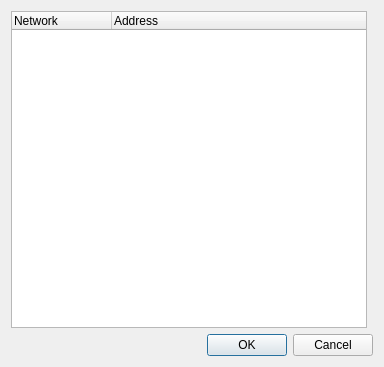
<?xml version="1.0" encoding="UTF-8"?>
<ui version="4.0">
 <class>ConfigureArtNet</class>
 <widget class="QDialog" name="ConfigureArtNet">
  <property name="geometry">
   <rect>
    <x>0</x>
    <y>0</y>
    <width>384</width>
    <height>367</height>
   </rect>
  </property>
  <property name="windowTitle">
   <string>Configure ArtNet Plugin</string>
  </property>
  <layout class="QGridLayout" name="gridLayout">
   <item row="1" column="0" colspan="2">
    <widget class="QDialogButtonBox" name="m_buttonBox">
     <property name="standardButtons">
      <set>QDialogButtonBox::Cancel|QDialogButtonBox::Ok</set>
     </property>
    </widget>
   </item>
   <item row="0" column="0">
    <widget class="QTreeWidget" name="m_outputTree">
     <property name="alternatingRowColors">
      <bool>true</bool>
     </property>
     <property name="rootIsDecorated">
      <bool>false</bool>
     </property>
     <column>
      <property name="text">
       <string>Network</string>
      </property>
     </column>
     <column>
      <property name="text">
       <string>Address</string>
      </property>
     </column>
    </widget>
   </item>
  </layout>
 </widget>
 <resources/>
 <connections>
  <connection>
   <sender>m_buttonBox</sender>
   <signal>accepted()</signal>
   <receiver>ConfigureArtNet</receiver>
   <slot>accept()</slot>
   <hints>
    <hint type="sourcelabel">
     <x>162</x>
     <y>75</y>
    </hint>
    <hint type="destinationlabel">
     <x>157</x>
     <y>274</y>
    </hint>
   </hints>
  </connection>
  <connection>
   <sender>m_buttonBox</sender>
   <signal>rejected()</signal>
   <receiver>ConfigureArtNet</receiver>
   <slot>reject()</slot>
   <hints>
    <hint type="sourcelabel">
     <x>266</x>
     <y>79</y>
    </hint>
    <hint type="destinationlabel">
     <x>286</x>
     <y>274</y>
    </hint>
   </hints>
  </connection>
 </connections>
</ui>
